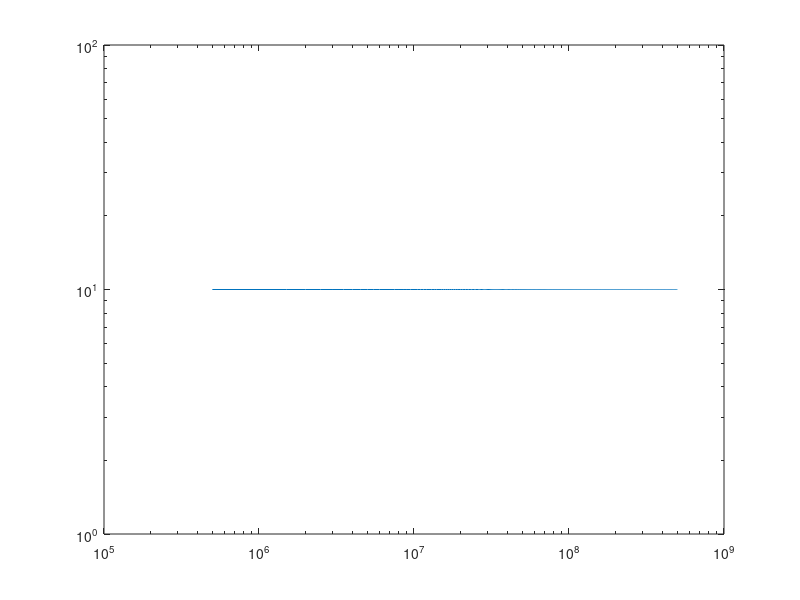
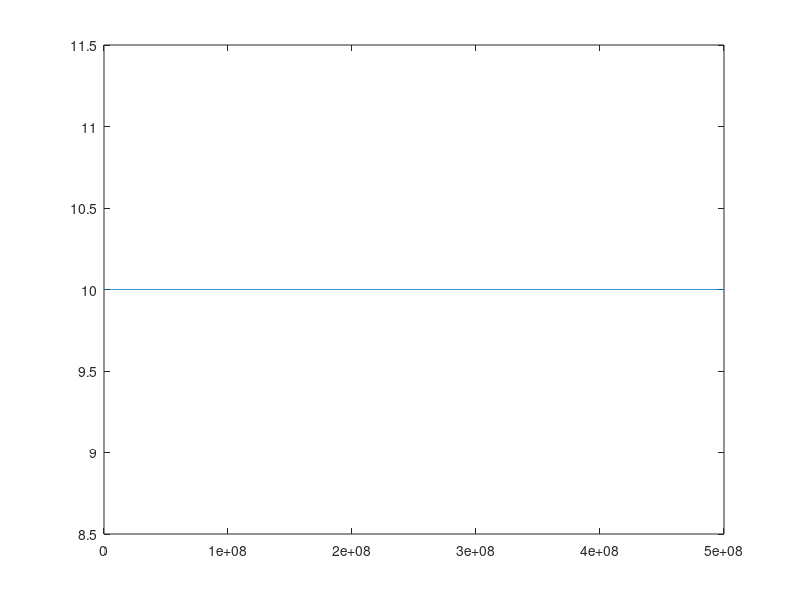

The MATLAB source for these figures, in order:
C=0.9e-12;
L=820*1e-9;
Rs=50000;
Cstray=0.1e-20;
Rohmic=5000;
Z0=50;

Vd=10;
Vs=0.1;

f_res=1/sqrt(L*C)/2/pi


wax=linspace(0,500*1e6*2*pi,1001);
Rohmicax=linspace(0,100e3,1001);
[w,Rohmic]=meshgrid(wax,Rohmicax);
w=wax;
Rohmic=00;
Zc=1./(1i.*w.*C);
Zstray=1./(1i.*w.*Cstray);
Zl=1i.*w.*L;

%Z=Z_L+1./(1./Z_c+1./R_s);

Zcorr=Zl+1./(1./Zc+1./(Rohmic+1./(1./Rs+1./Zstray)));

Vs=Vd.*...
    (1./(1./Zc+1./(Rohmic+1./(1./Rs+1./Zstray)))./Zcorr)*...
    1./(1./Rs+1./Zstray)./(Rohmic+1./(1./Rs+1./Zstray));

Vd=Vs./...
    (1./(1./Zc+1./(Rohmic+1./(1./Rs+1./Zstray)))./Zcorr)*...
    1./(1./Rs+1./Zstray)./(Rohmic+1./(1./Rs+1./Zstray));

figure, loglog(wax/2/pi,abs(Vd));
figure, plot(wax/2/pi,abs(Vd));

% %R=(Z-Z0)./(Z+Z0);
% Rcorr=(Zcorr-Z0)./(Zcorr+Z0);
% 
% dRdRs=diff(R)./diff(w);
% dRdRscorr=diff(Rcorr)./diff(w);
% 
% figure;
% hold on;
% imagesc(abs(Rcorr));
% %plot(w/2/pi,Rcorr);
% hold off;
% 
